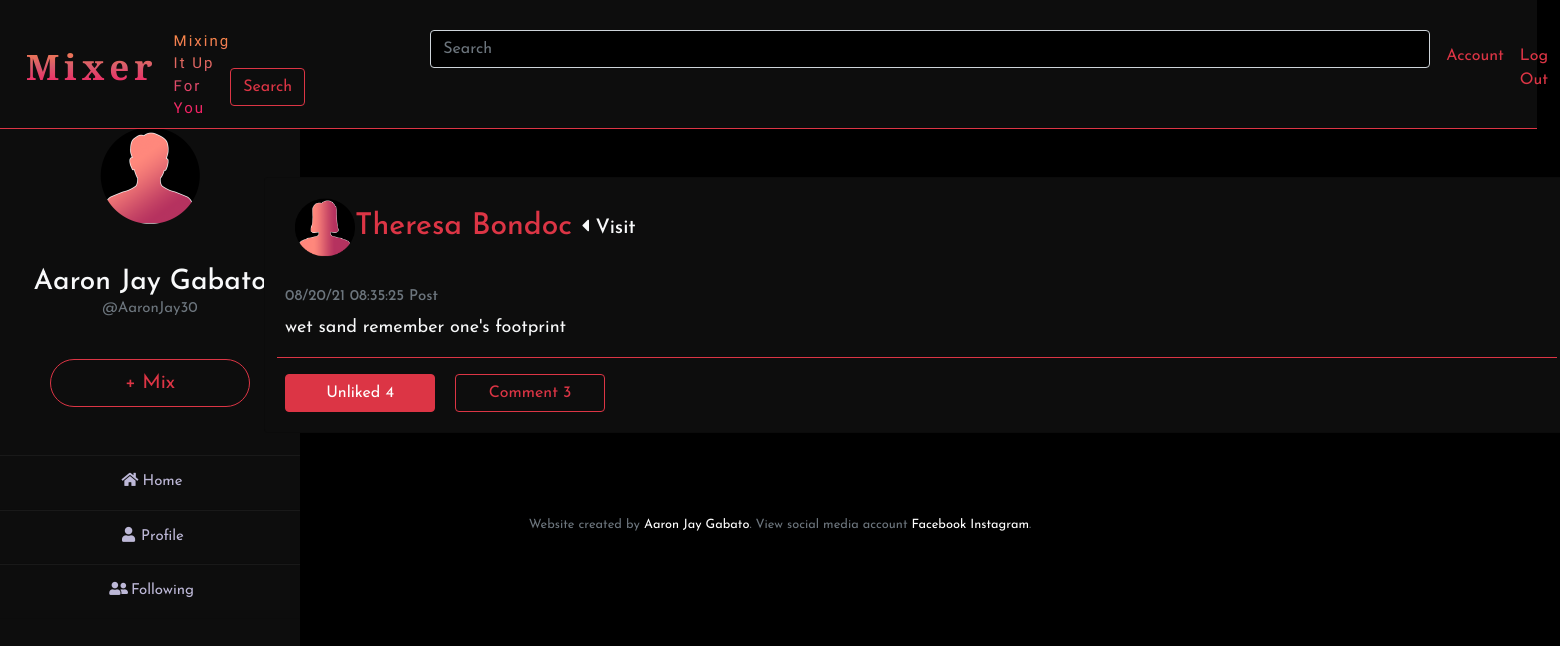
The app's page /following (signed in) with its own data.
### tables this page shows
CREATE TABLE users (id INTEGER, 
    username TEXT NOT NULL, 
    password TEXT NOT NULL, 
    firstName TEXT NOT NULL, 
    lastName TEXT NOT NULL, gender TEXT, profile INTEGER, 'full_name' text, 
    PRIMARY KEY(id));

CREATE TABLE 'post' (
    id INTEGER,
    user_id INTEGER,
    name TEXT NOT NULL,
    content TEXT NOT NULL,
    time TEXT NOT NULL, 
    date TEXT NOT NULL, profile INTEGER, 'action' text, 'react_count' INTEGER NOT NULL DEFAULT 0, 'comment_count' INTEGER NOT NULL DEFAULT 0,
    PRIMARY KEY (id)
);

### app.py (the view)
@app.route("/following")
@login_required
def friends():
    users = db.execute("SELECT * from users WHERE id = ?", session["user_id"])
    followingPost = db.execute("SELECT follower_id FROM follower WHERE user_id =?",session["user_id"])
    following = []
    for followingPosts in followingPost:
        if followingPosts["follower_id"] not in following:
            following.append(followingPosts["follower_id"])
    post = []
    for followings in following:
        hpost = db.execute("SELECT * FROM post WHERE user_id=? ORDER BY date DESC, time DESC LIMIT 20",followings)
        post.append(hpost)
    Myreact = db.execute("SELECT * from react WHERE user_id = ?",session["user_id"])
    react_id = []
    for Myreacts in Myreact:
        if Myreacts["post_id"] not in react_id:
            react_id.append(Myreacts["post_id"])
    size = {}
    totalPost = 0
    sizeFollowing = len(post)
    for index in range(sizeFollowing):
        for sizepost in range(len(post[index])):
            size[totalPost] = (post[index][sizepost])
            totalPost += 1
    return render_template("following.html", user=users, size=size, totalPost=totalPost, react_id=react_id)

### app.py (called while the page is built)
@app.after_request
def after_request(response):
    response.headers["Cache-Control"] = "no-cache, no-store, must-revalidate"
    response.headers["Expires"] = 0
    response.headers["Pragma"] = "no-cache"
    return response

### helpers.py (called while the page is built)
def login_required(f):
    @wraps(f)
    def decorated_function(*args, **kwargs):
        if session.get("user_id") is None:
            return redirect("/login")
        return f(*args, **kwargs)
    return decorated_function

### templates/following.html (shortened to what this page needs)
{% extends "layout.html" %}
{% block image %}
    {% for users in user %}
        <img src="static/avatar/{{ users.profile }}.png" style="width: 100px; margin-left: 100px; margin-bottom: 40px;">
    {% endfor %}
{% endblock %}
{% block name %}
    {% for users in user %}
        {{ users.firstName }} {{ users.lastName }}
        <br>
        <div class="small text-center text-muted" style="font-size: 15px;">@{{users.username}}</div>
        <br>
    {% endfor %}
{% endblock %}
{% block search %}
    <form class="form-inline my-2 my-lg-0" action="/search" method="post">
        <input autocomplete="off" class="form-control mr-sm-2 text-danger" name="search" type="search" placeholder="Search" aria-label="Search" style="width: 1000px; margin-left: 200px;">
        <button class="btn btn-outline-danger my-2 my-sm-0" type="submit">Search</button>
    </form>
{% endblock %}
{% block push %}
<a href="/mix"><button type="button" class="btn btn-outline-danger btn-lg text-center" style="font-size: 20px; width: 200px; border-radius: 30px; z-index: 1;">+ Mix</button></a>
{% endblock %}
{% block page %}
        {% for index in range(totalPost - 1, -1, -1) %}
                <div class="card " style="width: 1300px; margin-left: -100px; z-index: 0;">
                  <div class="card-body" >
                      <h5 class="card-title text-danger" style="font-size: 30px; margin-left: 10px;"> <img src="/static/avatar/{{ size[index].profile }}.png" style="width: 60px;">{{ size[index].name }}
                          <a href="/friends_profile/{{size[index].user_id}}" class="text-center text-light" style="font-size: 20px; z-index: 1;"><i class="fas fa-caret-left"></i> Visit</a></li>
                      </h5>
                      <br>
                      <h6 class="card-subtitle mb-2 text-muted text-danger" style="font-size: 15px;">{{ size[index].date }} {{ size[index].time }} {{ size[index].action }}</h6>
                      <p class="card-text text-light" style="font-size: 18px;">{{ size[index].content }}</p>
                      <hr class="border-danger" style="width: 1280px; margin-left: -8px; ">
                      {% if size[index].id in react_id %}
                            <form action="/unliked/{{size[index].id}}" method="get">
                                <button name="following" value="followings" type="submit" class="btn-danger btn" style="float:left; width:150px; margin-right: 20px;">Unliked {{size[index].react_count}}</button>
                            </form>
                      {% else %}
                            <form action="/like/{{size[index].id}}" method="get">
                                <button name="following" value="followings" type="submit" class="btn btn-outline-danger" style="float:left; width:150px; margin-right: 20px;">Like {{size[index].react_count}}</button>
                            </form>
                      {% endif %}
                      <form action="/comment/{{ size[index].id }}">
                         <button type="submit" class="btn btn-outline-danger" style="width:150px;">Comment {{ size[index].comment_count }}</button>
                      </form>
                  </div>
                </div>
                <br>
        {% endfor %}
{% endblock %}
{% block footer %}
    Website created by <a href="http://aaronjay.ml">Aaron Jay Gabato</a>. View social media account <a href="https://www.facebook.com/gabato.aaron30">Facebook</a> <a href="https://www.instagram.com/aaaaarondalla/">Instagram</a>.
{% endblock %}

### static/styles.css (style rules this page uses)
.form-control:valid { background-color: black!important; }
a { color: white; }
.dark { background: black; }
.card { background: #0d0d0d; margin: 0 auto; float: none; margin-bottom: 10px; }
* { margin: 0; padding: 0; list-style: none; text-decoration: none; font-family: 'Josefin Sans', sans-serif; }

### records on screen
users: firstName "Aaron Jay", lastName "Gabato", username "AaronJay30"
post: name "Theresa Bondoc", date "08/20/21", time "08:35:25", action "Post", content "wet sand remember one's footprint", react_count "4", comment_count "3"
